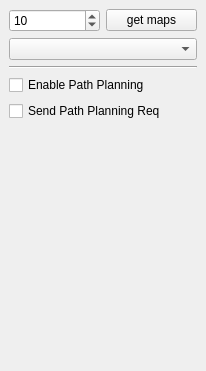
<?xml version="1.0" encoding="UTF-8"?>
<ui version="4.0">
 <class>DockRealTimeUI</class>
 <widget class="QDockWidget" name="DockRealTimeUI">
  <property name="geometry">
   <rect>
    <x>0</x>
    <y>0</y>
    <width>206</width>
    <height>371</height>
   </rect>
  </property>
  <property name="windowTitle">
   <string>realtime dock</string>
  </property>
  <widget class="QWidget" name="dockWidgetContents">
   <layout class="QVBoxLayout" name="verticalLayout">
    <item>
     <layout class="QHBoxLayout" name="horizontalLayout">
      <item>
       <widget class="QSpinBox" name="sbMapNeeded">
        <property name="minimum">
         <number>0</number>
        </property>
        <property name="maximum">
         <number>99</number>
        </property>
        <property name="value">
         <number>10</number>
        </property>
       </widget>
      </item>
      <item>
       <widget class="QPushButton" name="btnGetRealTimeMap">
        <property name="text">
         <string>get maps</string>
        </property>
       </widget>
      </item>
     </layout>
    </item>
    <item>
     <widget class="QComboBox" name="cbCandidates"/>
    </item>
    <item>
     <widget class="Line" name="line">
      <property name="orientation">
       <enum>Qt::Horizontal</enum>
      </property>
     </widget>
    </item>
    <item>
     <widget class="QCheckBox" name="cbEnablePathPlanning">
      <property name="text">
       <string>Enable Path Planning</string>
      </property>
     </widget>
    </item>
    <item>
     <widget class="QCheckBox" name="cbSendPlanningReq">
      <property name="text">
       <string>Send Path Planning Req</string>
      </property>
     </widget>
    </item>
    <item>
     <spacer name="endSpacer">
      <property name="orientation">
       <enum>Qt::Vertical</enum>
      </property>
      <property name="sizeHint" stdset="0">
       <size>
        <width>20</width>
        <height>132</height>
       </size>
      </property>
     </spacer>
    </item>
   </layout>
  </widget>
 </widget>
 <resources/>
 <connections/>
</ui>
